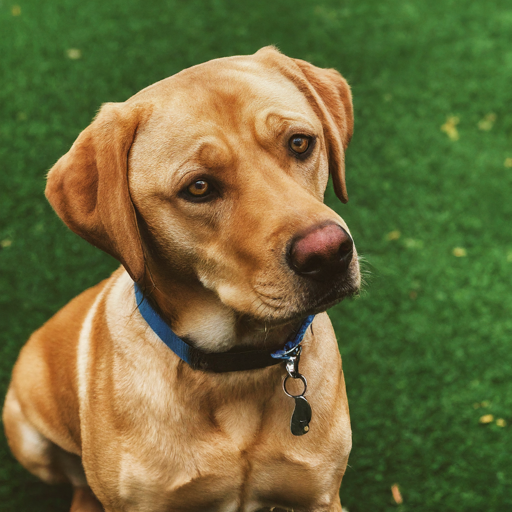
#> input picture dog.png, 512 x 512 px
$ python impulsive_noisy_image_smoothening.py
#> lines starting #> are read from the running program, lines starting #| are printed output that depends on the picture; long printed decimals are rounded
import cv2
import numpy as np
from matplotlib import pyplot as plt

image = cv2.imread("./dog.png")
#> image is the input picture: shape (512, 512, 3); mean B, G, R 59.5, 107.5, 109.2

prob = 0.10
impulsive_noise = np.random.random(image.shape[:2])
image_with_impulsive_noise = image.copy()
image_with_impulsive_noise[impulsive_noise < prob / 2] = 0
image_with_impulsive_noise[impulsive_noise > 1 - prob / 2] = 255
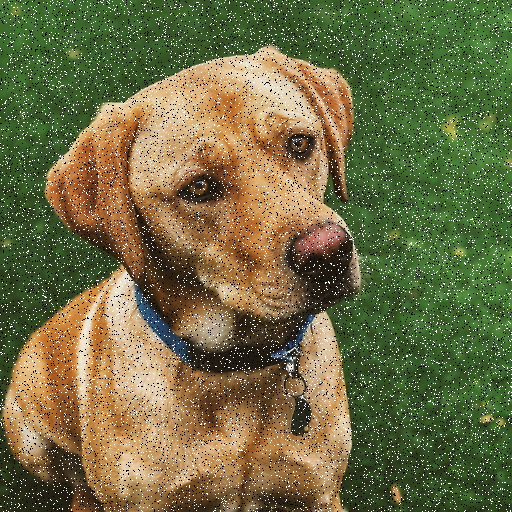
#> image_with_impulsive_noise: shape (512, 512, 3); mean B, G, R 66.3, 109.5, 111

kernel_size = 3
smoothed_image = cv2.medianBlur(image_with_impulsive_noise, kernel_size)

plt.subplot(131), plt.imshow(cv2.cvtColor(image, cv2.COLOR_BGR2RGB)), plt.title("Original")
plt.subplot(132), plt.imshow(cv2.cvtColor(image_with_impulsive_noise, cv2.COLOR_BGR2RGB)), plt.title("Impulsive Noise")
plt.subplot(133), plt.imshow(cv2.cvtColor(smoothed_image, cv2.COLOR_BGR2RGB)), plt.title("Smoothed")
plt.show()
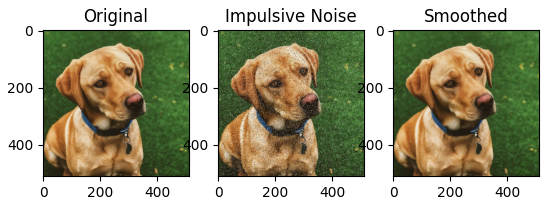
#> figure drawn by matplotlib, 3 panels

mse = np.mean((image - smoothed_image) ** 2)
#> mse = 13.37
max_pixel = 255.0
psnr = 10 * np.log10((max_pixel ** 2) / mse)
#> psnr = 36.87
print(f"PSNR: {psnr} dB")
#| PSNR: 36.870 dB

cv2.waitKey(0)
cv2.destroyAllWindows()
